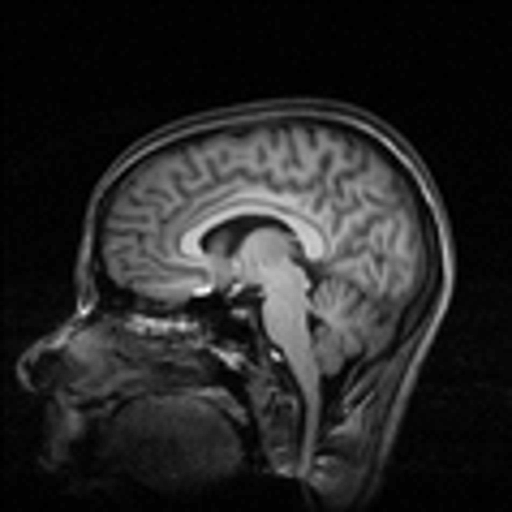
#> input picture head.png, 512 x 512 px
$ jupyter execute --allow-errors 'Worksheet 4.ipynb'   (shell and % lines are left out)
#> lines starting #> are read from the running program, lines starting #| are printed output that depends on the picture; after the words box and inside, x2 and y2 are one past the last pixel; in counts of white or black regions, pixels touching at a corner belong together
# Worksheet 4 - Mathematical morphology (TPI.3)

#### Notes:
- The purpose of this worksheet is to implement the concepts learned in the Biomedical Image Processing - Mathematical morphology
- The resolution of the exercises of this practical work must be sent by email with the name "PIB_GroupNumber_TPI.3"
- The images to be used are available in the curricular unit's moodle - "Worksheet images"

[cell 1]
# command to allow the display of image and plots in the notebook
%pylab inline
import skimage.morphology as mf
from scipy import ndimage as nd
from skimage.measure import label, regionprops

**Question 1**: Read and visualize the "BinaryImg.png" image and its processed version "BinaryImg_processed.png". You must view the images side by side (horizontally)

#> (a cell that did not finish here is left out)

[cell 3]
fig, (img1, img2) = matplotlib.pylab.subplots(1,2,figsize=(14,10))

gray()
#> (the rest of this cell did not finish here and is left out)

**Question 2**: Use the concepts of mathematical morphology to obtain the image "BinaryImg_processed.png" from the image ""BinaryImg_processed".

[cell 4]
# definição de kernel que permita eliminar o traço preto vertical e mantenha o traço branco horizontal
k=np.array(([0,0,0],[1,1,1],[0,0,0]))

# opening - eliminação de ruído
#> (the rest of this cell did not finish here and is left out)

**Question 3**: Read and visualize the "head.png" and "head_gaussian_noise.png". You must view the images side by side (horizontally)

[cell 5]
head = imread('head.png')
#> head is the input picture: shape (512, 512) float32; min 0, max 1, mean 0.151
head_gaussian_noise = imread('head_gaussian_noise.png')
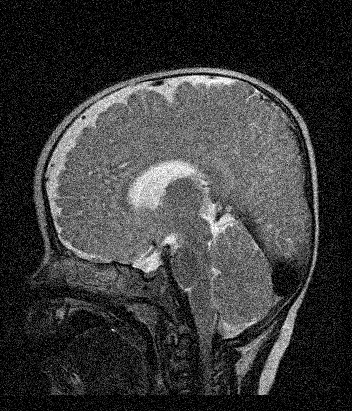
#> input picture head_gaussian_noise.png, 352 x 411 px
#> head_gaussian_noise is the input picture: shape (411, 352) float32; min 0, max 1, mean 0.223

[cell 6]
fig, (img1, img2)=matplotlib.pylab.subplots(1,2,figsize=(14,10))

img1.imshow(head)
img1.title.set_text('1.1-Head Original')
img2.imshow(head_gaussian_noise)
img2.title.set_text('1.2-Head Gaussian Noise')

**Question 4**: Smooth the images using mathematical morphology. Analyze the resulting opening and closing images, as well as the final image. Try different kernel sizes for a disk structuring element.

[cell 7]
# Utilizou-se o elemento estruturante disco com diferentes tamanhos (1, 2 e 4)
# Fez-se opening e a seguir closing

h_opening_r1 = mf.opening(head,footprint=(mf.disk(1)))
h_closing_r1 = mf.closing(h_opening_r1,footprint=(mf.disk(1)))

h_opening_r2 = mf.opening(head,footprint=(mf.disk(2)))
h_closing_r2 = mf.closing(h_opening_r2,footprint=(mf.disk(2)))


h_opening_r4 = mf.opening(head,footprint=(mf.disk(4)))
h_closing_r4 = mf.closing(h_opening_r4,footprint=(mf.disk(4)))

[cell 8]
fig, ((img1, img2, img3),(img4, img5,img6),(img7, img8,img9))=matplotlib.pylab.subplots(3,3,figsize=(14,14))

img1.imshow(head)
img1.title.set_text('4.1-Head Original')
img2.imshow(h_opening_r1)
img2.title.set_text('4.2-Head Opening | disk-1')
img3.imshow(h_closing_r1)
img3.title.set_text('4.3-Head opening - closing | disk-1')
img4.imshow(head)
img4.title.set_text('4.4-Head Original')
img5.imshow(h_opening_r2)
img5.title.set_text('4.5-Head Opening | disk-2')
img6.imshow(h_closing_r2)
img6.title.set_text('4.6-Head opening - closing | disk-2')
img7.imshow(head)
img7.title.set_text('4.7-Head Original')
img8.imshow(h_opening_r4)
img8.title.set_text('4.8-Head Opening | disk-4')
img9.imshow(h_closing_r4)
img9.title.set_text('4.9-Head opening - closing | disk-4')

**Conclusão** Verifica-se que o resultado de Abertura e Fecho efetua um 'smoothing' à imagem inicial. A variação do tamanho do elemento estruturante provoca um smoothing mais acentuado, quando maior o elemento estruturante. Na imagem 4.9, com um elemento estruturante disco de tamanho 4, verifica-se que a imagem sofreu um smoothing acentuado e perde definição.

[cell 9]
h_opening_r1g=mf.opening(head_gaussian_noise,footprint=(mf.disk(1)))
h_closing_r1fg=mf.closing(h_opening_r1g,footprint=(mf.disk(1)))

h_opening_r2g=mf.opening(head_gaussian_noise,footprint=(mf.disk(2)))
h_closing_r2fg=mf.closing(h_opening_r2g,footprint=(mf.disk(2)))

h_opening_r4g=mf.opening(head_gaussian_noise,footprint=(mf.disk(4)))
h_closing_r4fg=mf.closing(h_opening_r4g,footprint=(mf.disk(4)))

[cell 10]
fig, ((img1, img2,img3),(img4, img5,img6),(img7, img8,img9))=matplotlib.pylab.subplots(3,3,figsize=(12,14))

img1.imshow(head_gaussian_noise)
img1.title.set_text('4.10-Head Gaussian Original')
img2.imshow(h_opening_r1g)
img2.title.set_text('4.11-Head G Opening | disk-1')
img3.imshow(h_closing_r1fg)
img3.title.set_text('4.12-Head G opening - closing | disk-1')
img4.imshow(head_gaussian_noise)
img4.title.set_text('4.13-Head Gaussian Noise')
img5.imshow(h_opening_r2g)
img5.title.set_text('4.14-Head G Opening | disk-2')
img6.imshow(h_closing_r2fg)
img6.title.set_text('4.15-Head G opening - closing | disk-2')
img7.imshow(head_gaussian_noise)
img7.title.set_text('4.16-Head Gaussian Noise')
img8.imshow(h_opening_r4g)
img8.title.set_text('4.17-Head G Opening | disk-4')
img9.imshow(h_closing_r4fg)
img9.title.set_text('4.18-Head G opening - closing | disk-4')

**Conclusão** Como a realização de um smoothing morfológico com Abertura e Fecho, verifica-se que há uma diminuição de ruído em relação à imagem inicial. A utilização de um elemento estruturante progressivamente maior traduziu-se numa suavização da imagem mais intensa. No caso de um elemento estruturante disco de tamanho 4, levou mesmo à perda de nitidez da imagem.

**Question 5**: Detect the image contours using mathematical morphology. Apply the edge detection method to the original image and the resulting smoothed image in question 4. Analyze the results.

[cell 11]
def edge_detection(img):
    dil=mf.dilation(img, footprint=mf.disk(1))
    ers=mf.erosion(img, footprint=mf.disk(1))
    imT=np.subtract(dil,ers)

    return imT

[cell 12]
imshow(edge_detection(h_closing_r2fg))
#> in edge_detection, `ers=mf.erosion(img, footprint=mf.disk(1))`:
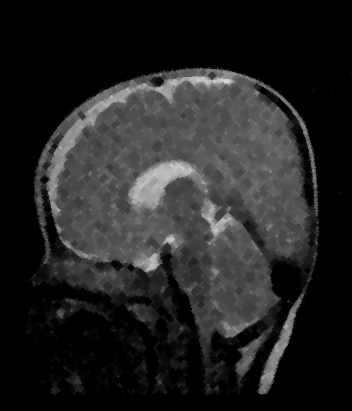
#> ers: shape (411, 352) float32; min 0, max 0.851, mean 0.139
#> in edge_detection, `imT=np.subtract(dil,ers)`:
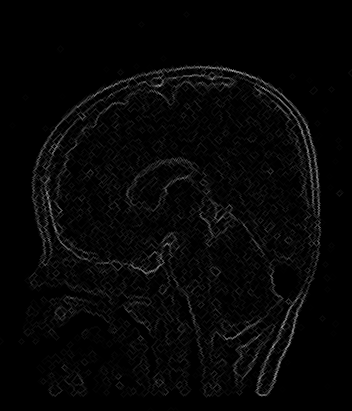
#> imT: shape (411, 352) float32; min 0, max 0.643, mean 0.025

**Conclusão** Através da aplicação de uma dilatação e erosão à imagem inicial é possível utilizar a diferença entre estes dois resultados para obter um contorno na imagem, ficando no final evidenciado (branco) a zona onde ocorreu a dilatação e erosão. Isto acontece porque a dilatação e erosão são aplicadas em zonas onde há uma diferença da intensidade na área do elemento estruturante, ficando inalteradas as restantes zonas.

**Question 6**: Read and visualize the "kidney.png" and its mask "kidney_segmented.png". You must view the images side by side (horizontally)

[cell 13]
kidney=imread('kidney.png')
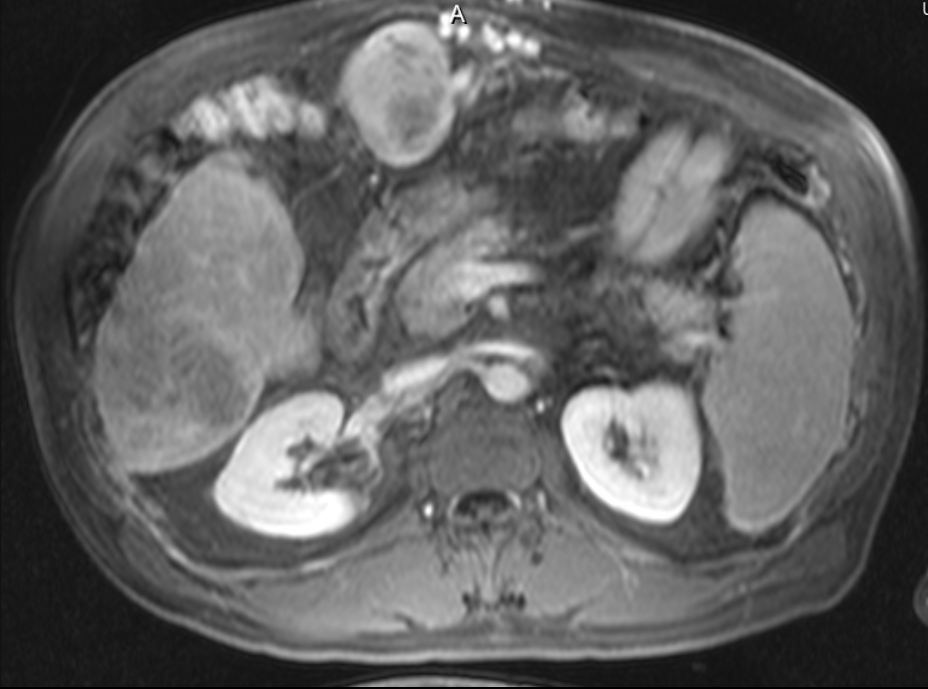
#> input picture kidney.png, 928 x 689 px
#> kidney is the input picture: shape (689, 928) float32; min 0, max 1, mean 0.377
k_segmented=imread('kidney_segmented.png')
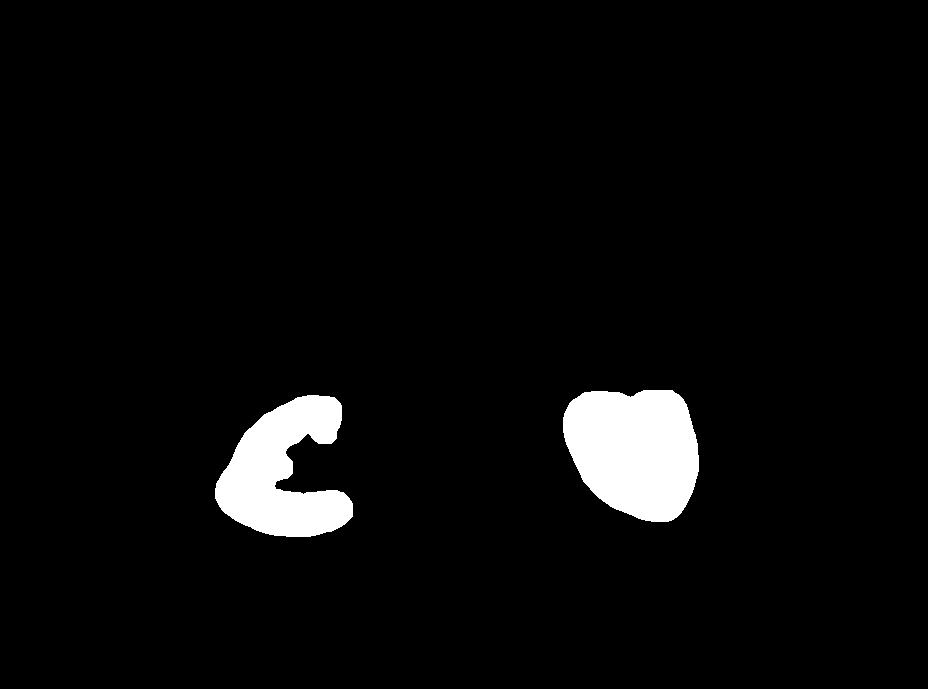
#> input picture kidney_segmented.png, 928 x 689 px
#> k_segmented: shape (689, 928) float32; values 0 (black) and 1 (white), 4% white; 2 white regions, box (x1, y1, x2, y2) and area: (563, 390, 699, 522) 14238, (215, 395, 353, 537) 11603

[cell 14]
fig, (img1, img2)=matplotlib.pylab.subplots(1,2,figsize=(14,10))

gray()
img1.imshow(kidney)
img1.title.set_text('6.1-Kidney')
img2.imshow(k_segmented)
img2.title.set_text('6.2-Kidney segmented')

**Question 7**: Construct a pipeline to segment the kidneys in the image.
- You should start by binarizing the image using an appropriate threshold
- You should choose the threshold according to the intensity of the image and kidneys. To analyze the intensities, you need to compute the histogram of the image and kidney
- The final step is to use mathematical morphology to obtain a kidney mask similar to the "kidney_segmented.png" image.

[cell 15]
#1- utilizar o histograma com a mascara dos rins para verificar os valores a considerar.
def histogram(img,img_mask):

    #get image l and c info
    (l,c)=img.shape

    #Create array for histogram
    h=np.zeros(256)

    #Iterate de image
    for i in range(l):
        for j in range(c):
            #see if it is in area of interest (white(255))
            if img_mask[i,j]==True:
                #get index
                value=img[i,j]
                #increment in index
                h[value]=h[value]+1

    return h

[cell 16]
print(k_segmented.dtype)
#| float32

#-Convert images to uint8
kidney8=np.round(kidney*255).astype(np.uint8)
k_segmented8=np.round(k_segmented*255).astype(np.bool_)
print(k_segmented8.dtype)
#| bool

#Histogram using proposed mask
h=histogram(kidney8, k_segmented8)
#> after the loop in histogram, `for i in range(l):`: h = 256 values, max 1198 at index 255, min 0 at index 0, mean 100.9

[cell 17]
im0=plot(histogram(kidney8, k_segmented8))
#> im0 = 1 item

**A -** Com base na análise do histograma, verifica-se há uma predominância de intensidades acima do valor 170. Decidiu-se utilizar este valor como treshold inicial e aumentar progressivamente, procurando o melhor resultado final

[cell 18]
#convert image to bin, using 'tr' treshold value
def img_to_bin(img, tr):
    (w,h)=img.shape

    imgBin=np.full((w,h),0)
    for i in range(w):
        for j in range(h):
            if img[i,j]>tr:
                imgBin[i,j]=1

    return imgBin

[cell 19]
img_170=img_to_bin(kidney8,170)
img_180=img_to_bin(kidney8,180)
img_195=img_to_bin(kidney8,195)
img_205=img_to_bin(kidney8,205)

[cell 20]
fig, ((img1, img2), (img3,img4))=matplotlib.pylab.subplots(2,2,figsize=(14,8))

img1.imshow(img_170)
img1.title.set_text('7.1-Treshold 170')
img2.imshow(img_180)
img2.title.set_text('7.2-Treshold 180')
img3.imshow(img_195)
img3.title.set_text('7.3-Treshold 195')
img4.imshow(img_205)
img4.title.set_text('7.4-Treshold 205')

**B -** Pelas imagens obtidas entendeu-se que a imagem 7.3 com o treshold 195 seria a que estava mais próxima do objetivo, sendo possível realizar operações de morfologia matemática para aproximar a imagem do resultado esperado.

[cell 21]
#Opening with large structuring element to eliminate small white dots in the upper side
a1=mf.opening((img_195), footprint=mf.disk(9))
#> a1: shape (689, 928) int64; values 0 (black) and 1 (white), 3.1% white; 2 white regions, box (x1, y1, x2, y2) and area: (216, 398, 352, 537) 10522, (563, 392, 698, 521) 9562
imshow(a1)

**C -** Efetuou-se uma Abertura com elemento estruturante  de valor 9 para eliminar os pontos na parte superior da imagem.

[cell 22]
#Dilation to close de right kidney
a=mf.binary_dilation((a1), footprint=mf.disk(7))
#> a: shape (689, 928) bool; 4.5% white; 2 white regions, box (x1, y1, x2, y2) and area: (209, 391, 359, 544) 14724, (556, 385, 705, 528) 14159
imshow(a)

**D -** Efetuou-se uma dilatação para fechar a zona correspondete ao rim à direita Após várias tentativas optou-se pelo elemento estruturante de valor 7,uma vez que era o valor que permitia uma imagem mais aproximada à imagem final.

[cell 23]
#fill black holes inside right kidney
b=nd.binary_fill_holes(a).astype(int)
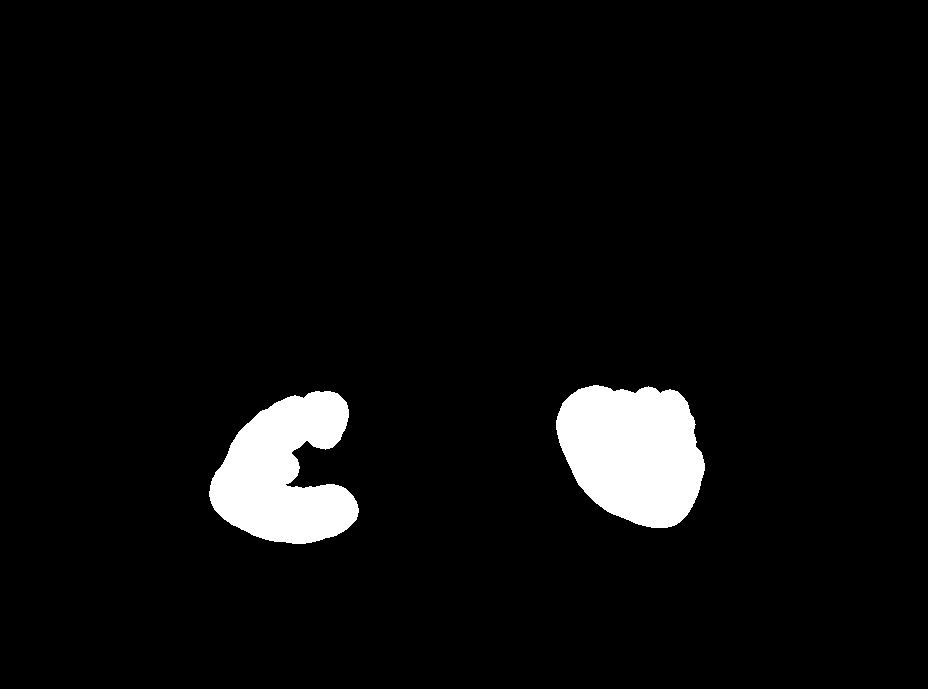
#> b: shape (689, 928) int64; values 0 (black) and 1 (white), 4.8% white; 2 white regions, box (x1, y1, x2, y2) and area: (556, 385, 705, 528) 16281, (209, 391, 359, 544) 14725

[cell 24]
imshow(b)

**E -** Preenchimento da zona preta no rim à direita.

[cell 25]
#compare with mask

dif=np.sum(k_segmented!=b)
#> dif = 5227
print(dif)
#| 5227

[cell 26]
imshow(k_segmented!=b)

**F -** Compação entre a imagem obtida e o objetivo. A diferença inicial traduziu-se numa diferença de 5227 pixeis. Optou-se por melhorar este resultado através do método de erosão, de forma a reduzir a área da imagem obtida

[cell 27]
#Erosion to achieve a smaller area
final1=mf.binary_erosion((b), footprint=mf.disk(6))
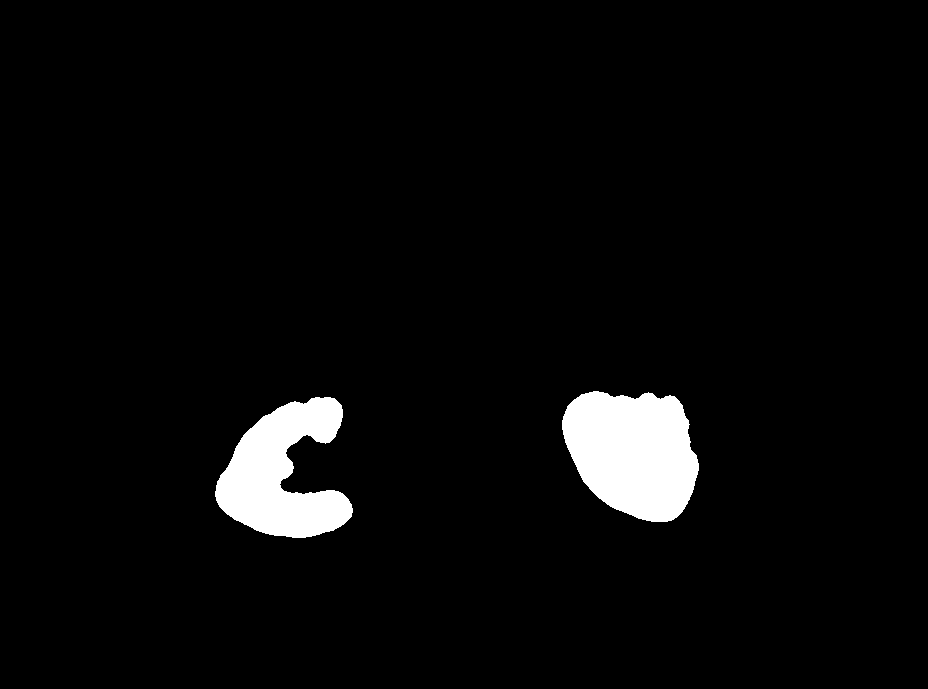
#> final1: shape (689, 928) bool; 3.9% white; 2 white regions, box (x1, y1, x2, y2) and area: (562, 391, 699, 522) 13618, (215, 397, 353, 538) 11310
imshow(k_segmented!=final1)

[cell 28]
dif=np.sum(k_segmented!=final1)
#> dif = 1141
print(dif)
#| 1141

**Conclusão** Foram efetuados vários testes com erosão / dilatação da imagem obtida para aproximação do objectivo, no entanto, estes passos resultaram no menor valor de diferença entre a imagem trabalhada e a imagem alvo que se fixou em 1141 píxeis

**EXTRA** Pré-processar a imagem na tentativa de obter melhor resultado final

[cell 29]
#equalização
def histogramEqualization(img,imgMask):
    h = histogram(img,imgMask) # histogram
    H = zeros(256) # cumulative histogram

    # cumulative histogram building
    for a in range(h.size):
        H[a] = sum(h[0:a])

    (l,c) = img.shape
    imgT = np.zeros((l,c),dtype='uint8') # new image

    tot_pixel_interest = np.count_nonzero(imgMask==1) #Mask

    for i in range(l):
        for j in range(c):
            if imgMask[i,j] == 1:
                g=img[i,j]
                #seting new intensity
                imgT[i,j] = round(255/tot_pixel_interest*H[g])
    return imgT

[cell 30]
#Create a ones Mask to histogram
(l,c)=kidney.shape
onesMask=np.ones((l,c))

[cell 31]
#Equalize image
img_equalized=histogramEqualization(kidney8,onesMask)
#> in histogramEqualization, `h = histogram(img,imgMask)`: h = 256 values, max 15714 at index 23, min 0 at index 1, mean 2497.6
#> after the loop in histogramEqualization, `for a in range(h.size):`: H = 256 values from 0 to 638146
#> in histogramEqualization, `tot_pixel_interest = np.count_nonzero(imgMask==1)`: tot_pixel_interest = 639392
#> after the loop in histogramEqualization, `for i in range(l):`:
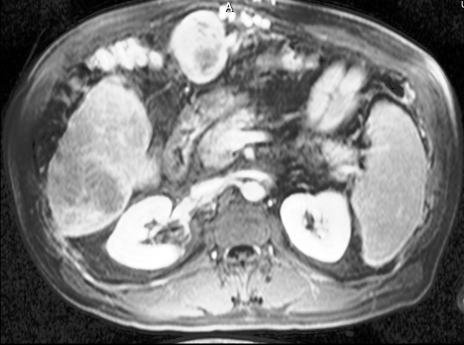
#> imgT: shape (689, 928) (shown at 1/2 size); min 0, max 255, mean 126.5
imshow(img_equalized)

[cell 32]
#histogram of equalized image
plot(histogram(img_equalized,k_segmented))
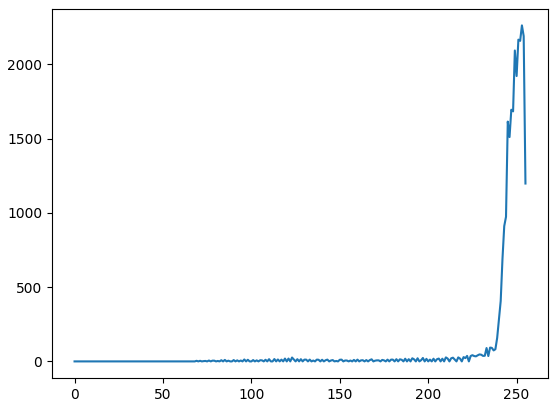
#> figure drawn by matplotlib, 1 panel; curve peaks at x = 253, y = 2263

[cell 33]
img_185=img_to_bin(kidney8,175)

[cell 34]
imshow(img_185)

[cell 35]
#Opening with struturing element 6
img_200_op=mf.opening((img_185), footprint=mf.disk(6))
#> img_200_op: shape (689, 928) int64; values 0 (black) and 1 (white), 5.2% white; 16 white regions, largest, box (x1, y1, x2, y2) and area: (562, 389, 699, 522) 12042, (215, 395, 355, 538) 11639, (453, 259, 519, 299) 1476
imshow(img_200_op)

[cell 36]
#Fill holes
final2=nd.binary_fill_holes(img_200_op).astype(int)
#> final2: shape (689, 928) int64; values 0 (black) and 1 (white), 5.5% white; 16 white regions
imshow(final2)

[cell 37]
#labeling and regions
label_img = label(final2)
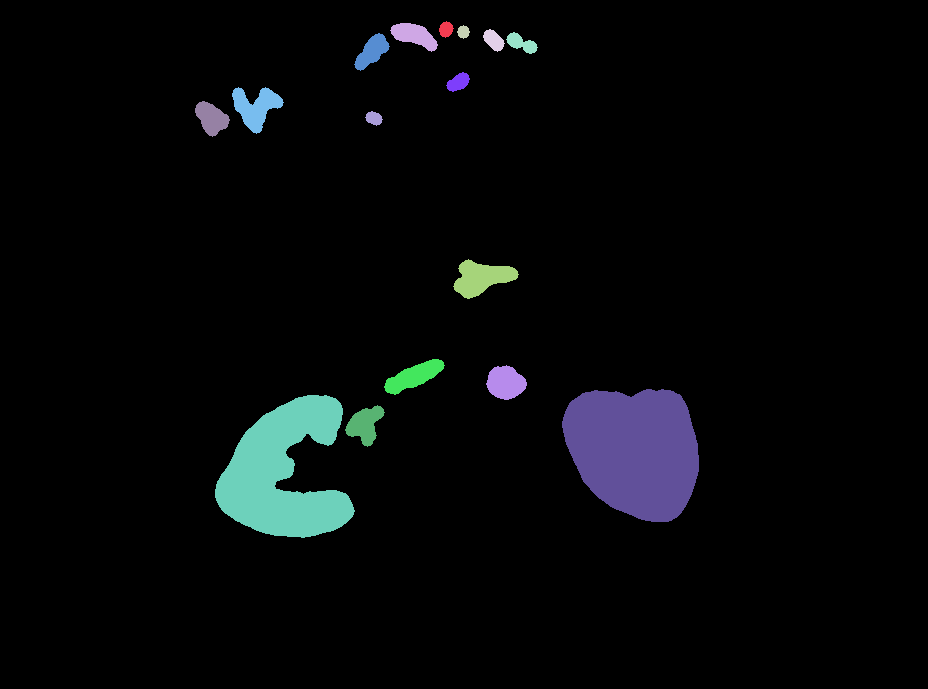
#> label_img: shape (689, 928) int64; 17 distinct labels, from 0 to 16; one colour per label, 0 black
regions = regionprops(label_img)
#> regions = 16 regions; largest, box (x1, y1, x2, y2) and area: (562, 389, 699, 522) 14239, (215, 395, 355, 538) 11639, (453, 259, 519, 299) 1476, (232, 87, 284, 134) 1255, (384, 359, 445, 395) 1071
imshow(label_img)

[cell 38]
#area distribution
for props in regions:
    print(props.area)
#> this loop made 16 passes
#| 176.0
#| 788.0
#| 126.0
#| 307.0
#| 363.0
#> (further printed lines are left out)

[cell 39]
#order by size
ordered = sorted(regions, key=lambda r: r.area,reverse=True,)
#> ordered has the same summary as regions
for props in ordered:
    print(props.area)

[cell 40]
#remove regions with size under 10984 - second biggest in the beggining
b = mf.remove_small_objects(label_img,10984)
#> b: shape (689, 928) int64; 3 distinct labels, from 0 to 15
imshow(b)

[cell 41]
#convert to binary
c= np.round(b*255).astype(np.bool_)
#> c: shape (689, 928) bool; 4% white; 2 white regions, box (x1, y1, x2, y2) and area: (562, 389, 699, 522) 14239, (215, 395, 355, 538) 11639

#calculate diferences
dif=np.sum(k_segmented!=c)
#> dif = 155
imshow(k_segmented!=c)
print(dif)
#| 155
